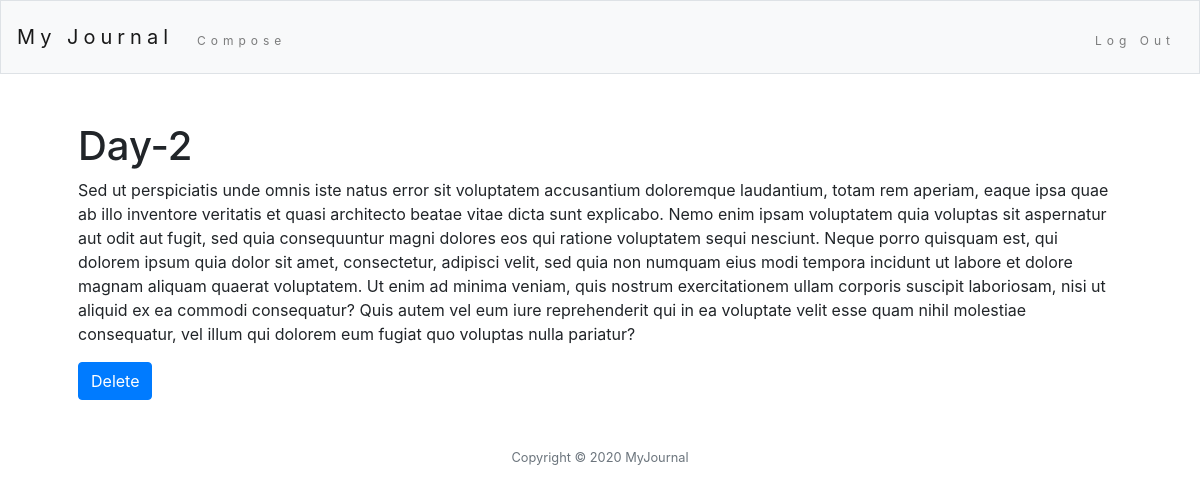
The app's page /posts/1 (signed in) with its own data.
### tables this page shows
CREATE TABLE 'posts' ('user_id' integer NOT NULL, 'title' text, 'post' text);

### application.py (the view, shortened to what this page needs)
@app.route("/posts/<int:post_num>", methods=["GET", "POST"])
def posts(post_num):
    current_user_posts = db.execute("SELECT title, post FROM posts WHERE user_id =:user_id", user_id=session["user_id"])
    if request.method == "GET":
        title = current_user_posts[(post_num)]['title']
        post = current_user_posts[(post_num)]['post']
        return render_template("posts.html", title=title,post=post,post_num=post_num )

### application.py (called while the page is built)
@app.after_request
def after_request(response):
    response.headers["Cache-Control"] = "no-cache, no-store, must-revalidate"
    response.headers["Expires"] = 0
    response.headers["Pragma"] = "no-cache"
    return response

### templates/posts.html (shortened to what this page needs)
{% extends "layout.html" %}
{% block main %}
<h1>{{title}}</h1>
<p>{{post}} </p>
<form class="" action="/posts/{{post_num}}" method="post">
  <button type="submit" class="btn btn-primary">Delete</button>
</form>
{% endblock %}

### records on screen
posts: title "Day-2", post "Sed ut perspiciatis unde omnis iste natus error sit voluptatem accusantium doloremque laudantium, totam rem aperiam, eaque ipsa quae ab illo inventore veritatis et quasi architecto beatae vitae dicta sunt explicabo. Nemo enim ipsam voluptatem quia voluptas sit aspernatur aut odit aut fugit, sed quia consequuntur magni dolores eos qui ratione voluptatem sequi nesciunt. Neque porro quisquam est, qui dolorem ipsum quia dolor sit amet, consectetur, adipisci velit, sed quia non numquam eius modi tempora incidunt ut labore et dolore magnam aliquam quaerat voluptatem. Ut enim ad minima veniam, quis nostrum exercitationem ullam corporis suscipit laboriosam, nisi ut aliquid ex ea commodi…"
